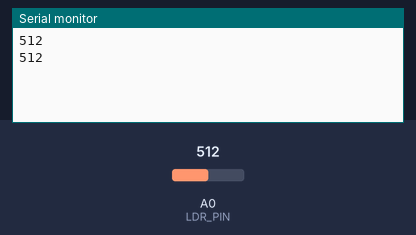
Bench run of a sketch on a simulated Arduino Uno, built with avr-gcc and run on an emulated ATmega328P. On the bench: the last lines printed to the serial monitor. Inputs (shaded band) come from the test bench; at power-on: A0 (LDR_PIN) = 512.

Above: at 2.8 s.
2.9 s: A0 (LDR_PIN) set to 716
At 4.3 s:
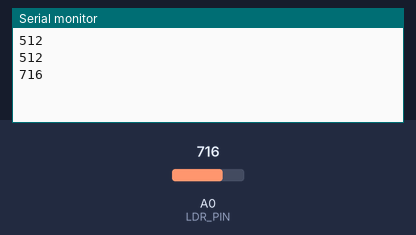
5.6 s: A0 (LDR_PIN) set to 900
At 7.1 s:
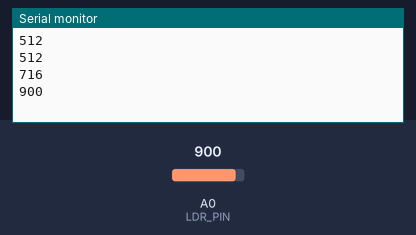
Timing chart, 0 to 8.6 s (numbered marks = the images above; inputs shaded):
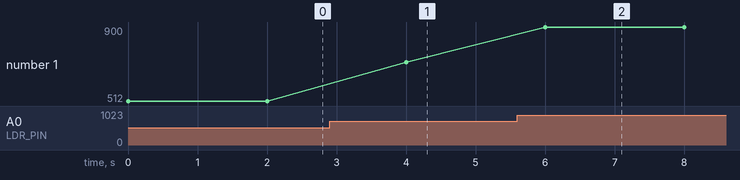

The sketch:

ldr_web.ino
```cpp
const int LDR_PIN = A0; // LDR no pino A0
void setup() {
  Serial.begin(9600); // Inicia a comunicação serial com 9600 de velocidade
}

void loop() {
  int ldr = analogRead(LDR_PIN);  // Leitura e atribuição do valor de ldr
  Serial.println(ldr); // Informação enviada automaticamente para o web
  delay(2000); // Envia a cada 2s
}
```

Measured:
- after the input at 2.9 s, the serial monitor: prints a new line after 1.1 s (image 1)
- after the input at 5.6 s, the serial monitor: prints a new line after 0.40 s (image 2)
- plotted number 1: 512 → 716 after the input at 2.9 s, 716 → 900 after the input at 5.6 s
